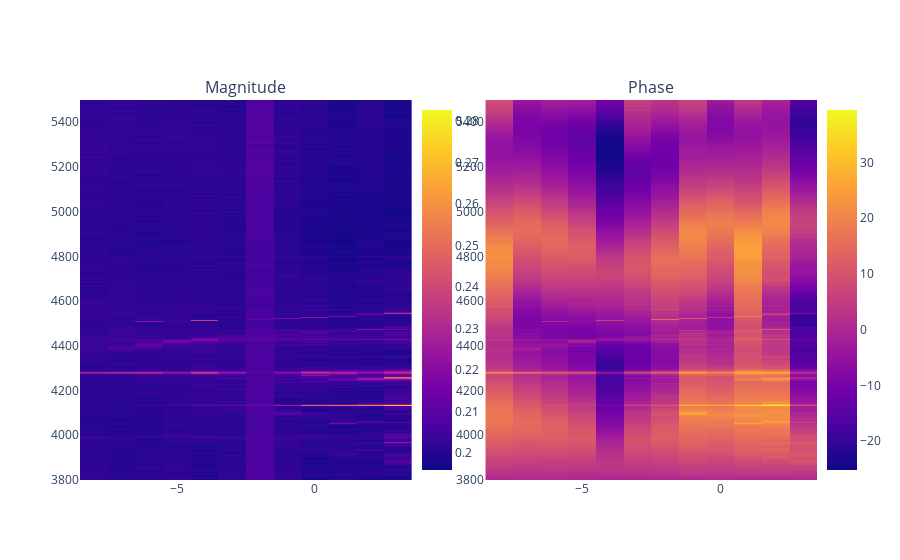

Notebook code cell kept with this figure:
### Code cell
from plotly.subplots import make_subplots
import plotly.graph_objects  as go 


#Initialize variables for storage
mags = np.ndarray((len(qubitFreq_array),len(lopower_array)))
phases = np.ndarray((len(qubitFreq_array),len(lopower_array)))

mags[:] =maxv
phases[:] = 0

try:
    for idx_power, lo_power in enumerate(lopower_array): 

        with twpa:
            #Update center frequecy of the resonator
            freqs, mag, phase = meas_spectrum(vna, params['center_freq'] ,f_span=params['span_freq'],power=params['vna_power'], npoints=1001,sleep_t = 5, meas = meas)
            f_c, Qf, fwhm = Q(freqs,mag, False)
            
            print('Center frequency: %2.2f Hz'%f_c)
            print('FWHM: %2.2f kHz'%(fwhm*1e-3))
            print('Quality Factor: %2.2f'%Qf)

            freqs, mag, phase = meas_spectrum(vna, 
                       f_c = f_c, 
                       f_span= 10e-6, # VNA in unit MHz
                       power = params['vna_power'],
                       npoints = 3, 
                       sleep_t = 3, meas = meas)
            phase0 = np.mean(phase)
        
        with(lo):
            lo.set_level(lo_power)

        sleep(0.1)
        for idx,qfreq in enumerate(qubitFreq_array):
            with lo:
                lo.set_RF(qfreq)
                with twpa:   
                    sleep(0.2)
                    clear_output(wait=True)
                    vna.reset_average()
                    sleep(delay)
                    mag, phase =  vna.get_data( meas = meas)
                    mags[idx,idx_power] = mag[1]
                    phases[idx,idx_power] = phase[1]-phase0

            # Plot
            fig = make_subplots(rows=1, cols=2, subplot_titles=("Magnitude","Phase"))
            fig.add_trace(go.Heatmap(x=lopower_array,y=qubitFreq_array,z=mags, colorbar=dict(x=.45,len=1)))
            fig.add_trace(go.Heatmap(x=lopower_array,y=qubitFreq_array,z=phases, colorbar=dict(x=1,len=1)),row=1,col=2)
            fig.show()

            #plt.pcolor(lopower_array,qubitFreq_array,mags)
            #plt.show()
    Z = toComplex(mags,phases)
except KeyboardInterrupt:
    print("Stopped")
finally:
    print('Measurement finished. Stopping the sources.')
    vna.stop_rf()


filename = params['test_type'] +"_"+params['qubit_name'] + "_" +params['test_date']
header_str = get_plot_str(params, filename)
np.savez("./data/"+filename,
         header = header_str,
         freqs=qubitFreq_array,
         axis2 = lopower_array,
         mags=mags,
         phases=phases)
print('file saved as %s'%filename)

### Figure 1 — Plotly figure (JSON) as saved in the notebook; plotly's stock layout.template omitted (floating-point values rounded to 4 significant figures; data arrays with more than 128 entries replaced by an {"elided": "..."} marker saying what was removed)
{"data": [{"colorbar": {"len": 1, "x": 0.45}, "type": "heatmap", "x": [3, 2, 1, 0, -1, -2, -3, -4, -5, -6, -7, -8], "y": {"elided": "1700 int values"}, "z": {"elided": "1700x12 float values"}}, {"colorbar": {"len": 1, "x": 1}, "type": "heatmap", "x": [3, 2, 1, 0, -1, -2, -3, -4, -5, -6, -7, -8], "xaxis": "x2", "y": {"elided": "1700 int values"}, "yaxis": "y2", "z": {"elided": "1700x12 float values"}}], "layout": {"annotations": [{"font": {"size": 16}, "showarrow": false, "text": "Magnitude", "x": 0.225, "xanchor": "center", "xref": "paper", "y": 1, "yanchor": "bottom", "yref": "paper"}, {"font": {"size": 16}, "showarrow": false, "text": "Phase", "x": 0.775, "xanchor": "center", "xref": "paper", "y": 1, "yanchor": "bottom", "yref": "paper"}], "xaxis": {"anchor": "y", "domain": [0, 0.45]}, "xaxis2": {"anchor": "y2", "domain": [0.55, 1]}, "yaxis": {"anchor": "x", "domain": [0, 1]}, "yaxis2": {"anchor": "x2", "domain": [0, 1]}}}
